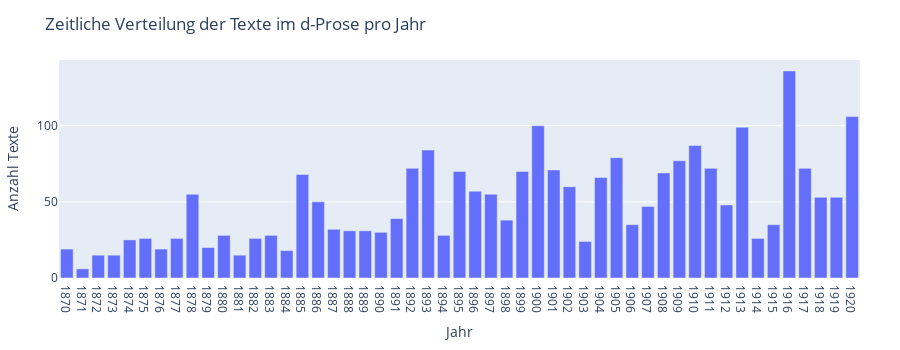

Notebook source saved alongside this figure:
### Markdown cell above
Man sieht, dass d-Prose ein wesentlich "dichteres" Korpus ist …

### Code cell
# Visualisierung der Jahresverteilung (Textanzahl pro Jahr)

fig_year = px.bar(
    x=year_counts.index,
    y=year_counts.values,
    labels={
        "x": "Jahr",
        "y": "Anzahl Texte"
    },
    title="Zeitliche Verteilung der Texte im d-Prose pro Jahr"
)

fig_year.update_layout(
    height=350,
    margin=dict(l=40, r=40, t=60, b=40),
    xaxis=dict(
        tickmode="linear",
        tickformat="d"  # ensure clean integer years
    ),
)

fig_year.show()

### Figure 1 — Plotly figure (JSON) as saved in the notebook; plotly's stock layout.template omitted (floating-point values rounded to 4 significant figures)
{"data": [{"hovertemplate": "Jahr=%{x}<br>Anzahl Texte=%{y}<extra></extra>", "legendgroup": "", "marker": {"color": "#636efa", "pattern": {"shape": ""}}, "name": "", "orientation": "v", "showlegend": false, "textposition": "auto", "type": "bar", "x": [1870, 1871, 1872, 1873, 1874, 1875, 1876, 1877, 1878, 1879, 1880, 1881, 1882, 1883, 1884, 1885, 1886, 1887, 1888, 1889, 1890, 1891, 1892, 1893, 1894, 1895, 1896, 1897, 1898, 1899, 1900, 1901, 1902, 1903, 1904, 1905, 1906, 1907, 1908, 1909, 1910, 1911, 1912, 1913, 1914, 1915, 1916, 1917, 1918, 1919, 1920], "xaxis": "x", "y": [19, 6, 15, 15, 25, 26, 19, 26, 55, 20, 28, 15, 26, 28, 18, 68, 50, 32, 31, 31, 30, 39, 72, 84, 28, 70, 57, 55, 38, 70, 100, 71, 60, 24, 66, 79, 35, 47, 69, 77, 87, 72, 48, 99, 26, 35, 136, 72, 53, 53, 106], "yaxis": "y"}], "layout": {"barmode": "relative", "height": 350, "legend": {"tracegroupgap": 0}, "margin": {"b": 40, "l": 40, "r": 40, "t": 60}, "title": {"text": "Zeitliche Verteilung der Texte im d-Prose pro Jahr"}, "xaxis": {"anchor": "y", "domain": [0, 1], "tickformat": "d", "tickmode": "linear", "title": {"text": "Jahr"}}, "yaxis": {"anchor": "x", "domain": [0, 1], "title": {"text": "Anzahl Texte"}}}}
